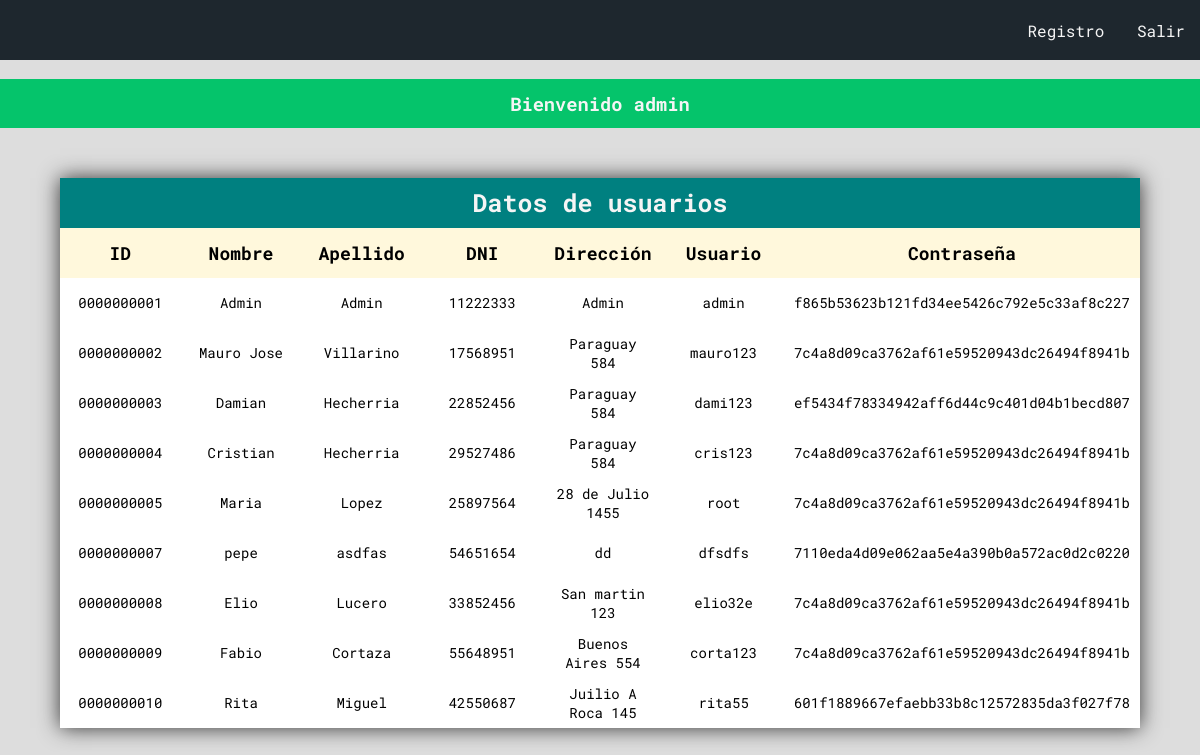
Screenshot of /perfil/admin.php (signed in) with the database file from the repository.
### tables this page shows
CREATE TABLE IF NOT EXISTS `tabla1` (
  `ID` int(10) unsigned zerofill NOT NULL AUTO_INCREMENT,
  `Fecha` varchar(50) NOT NULL DEFAULT '',
  `Nombre` varchar(50) NOT NULL DEFAULT '0',
  `Apellido` varchar(50) NOT NULL DEFAULT '0',
  `DNI` int(8) NOT NULL DEFAULT '0',
  `Direccion` varchar(50) NOT NULL DEFAULT '0',
  `Email` varchar(50) NOT NULL DEFAULT '',
  `Usuario` varchar(50) NOT NULL DEFAULT '0',
  `Passworld` varchar(50) NOT NULL DEFAULT '0',
  PRIMARY KEY (`ID`,`Fecha`),
  UNIQUE KEY `DNI` (`DNI`),
  UNIQUE KEY `Usuario` (`Usuario`)
);

### db_php/db_consulta.php (called while the page is built)
<?php
include('db_conexion.php');
$consulta = $obj_conexion->prepare('select ID, Fecha, Nombre, Apellido, DNI, Direccion, Email, Usuario, Passworld from tabla1');
$consulta->execute();
?>

### perfil/admin.php (the view, shortened to what this page needs)
<!DOCTYPE html>
<html lang="es">
<head>
    <link rel="stylesheet" href="../styles/style.css">
    <link rel="stylesheet" href="../styles/styles_mensaje.css">
</head>
<body>
    <nav class="nav">
        <ul>
            <li>
                <a href="../singup/singup.php">Registro</a>
            </li>
            <li>
                <a href="../login.php">Salir</a>
            </li>
        </ul>
    </nav>
<?php
    include('../db_php/db_consulta.php');
?>
<?php
    if($_SESSION['mensaje']){
        echo $_SESSION['mensaje'];
    }
?>
    <div class="container_table">
        <div class="table_title">Datos de usuarios</div>
        <div class="table_header">ID</div>
        <div class="table_header">Nombre</div>
        <div class="table_header">Apellido</div>
        <div class="table_header">DNI</div>
        <div class="table_header">Dirección</div>
        <div class="table_header">Usuario</div>
        <div class="table_header">Contraseña</div>
        <?php foreach($consulta as $item){ ?>
        <div class="table_item"><?php echo $item['ID']; ?></div>
        <div class="table_item"><?php echo $item['Nombre']; ?></div>
        <div class="table_item"><?php echo $item['Apellido']; ?></div>
        <div class="table_item"><?php echo $item['DNI']; ?></div>
        <div class="table_item"><?php echo $item['Direccion']; ?></div>
        <div class="table_item"><?php echo $item['Usuario']; ?></div>
        <div class="table_item"><?php echo $item['Passworld']; ?></div>
        <?php } ?>
    </div>
</body>
</html>

### styles/style.css (style rules this page uses)
body { background: #ddd; font-family: "Roboto Mono"; text-align: center; margin: 0%; }
.nav { text-align: right; background: #1e272e; padding: 0.3%; margin-bottom: 1.5%; }
.nav li { display: inline-block; list-style: none; margin: 0% 1%; }
.nav a { text-decoration: none; color: whitesmoke; }
.container_table { width: 90%; background: white; margin: 50px auto; box-shadow: 0 0 20px #333; display: grid; grid-template-columns: repeat(7, 1fr); grid-auto-rows: 50px; }
.table_title { grid-column-start: 1; grid-column-end: 8; background: teal; color: whitesmoke; display: flex; justify-content: center; align-items: center; font-weight: bold; font-size: 25px; }
.table_header, .table_item { display: flex; justify-content: center; align-items: center; }
.table_header { background: cornsilk; font-weight: bold; font-size: 18px; }
.table_item { padding: 10px; font-size: 14px; }

### styles/styles_mensaje.css (style rules this page uses)
.reg_ok { background-color: #05c46b; color: whitesmoke; padding: 1%; }

### rows the page displays
tabla1: ID "0000000001", Nombre "Admin", Apellido "Admin", DNI "11222333", Direccion "Admin", Usuario "admin", Passworld "f865b53623b121fd34ee5426c792e5c33af8c227"
tabla1: ID "0000000002", Nombre "Mauro Jose", Apellido "Villarino", DNI "17568951", Direccion "Paraguay 584", Usuario "mauro123", Passworld "7c4a8d09ca3762af61e59520943dc26494f8941b"
tabla1: ID "0000000003", Nombre "Damian", Apellido "Hecherria", DNI "22852456", Direccion "Paraguay 584", Usuario "dami123", Passworld "ef5434f78334942aff6d44c9c401d04b1becd807"
tabla1: ID "0000000004", Nombre "Cristian", Apellido "Hecherria", DNI "29527486", Direccion "Paraguay 584", Usuario "cris123", Passworld "7c4a8d09ca3762af61e59520943dc26494f8941b"
tabla1: ID "0000000005", Nombre "Maria", Apellido "Lopez", DNI "25897564", Direccion "28 de Julio 1455", Usuario "root", Passworld "7c4a8d09ca3762af61e59520943dc26494f8941b"
tabla1: ID "0000000007", Nombre "pepe", Apellido "asdfas", DNI "54651654", Direccion "dd", Usuario "dfsdfs", Passworld "7110eda4d09e062aa5e4a390b0a572ac0d2c0220"
tabla1: ID "0000000008", Nombre "Elio", Apellido "Lucero", DNI "33852456", Direccion "San martin 123", Usuario "elio32e", Passworld "7c4a8d09ca3762af61e59520943dc26494f8941b"
tabla1: ID "0000000009", Nombre "Fabio", Apellido "Cortaza", DNI "55648951", Direccion "Buenos Aires 554", Usuario "corta123", Passworld "7c4a8d09ca3762af61e59520943dc26494f8941b"
tabla1: ID "0000000010", Nombre "Rita", Apellido "Miguel", DNI "42550687", Direccion "Juilio A Roca 145", Usuario "rita55", Passworld "601f1889667efaebb33b8c12572835da3f027f78"

### other values shown
$_SESSION['mensaje'] "Bienvenido admin"
